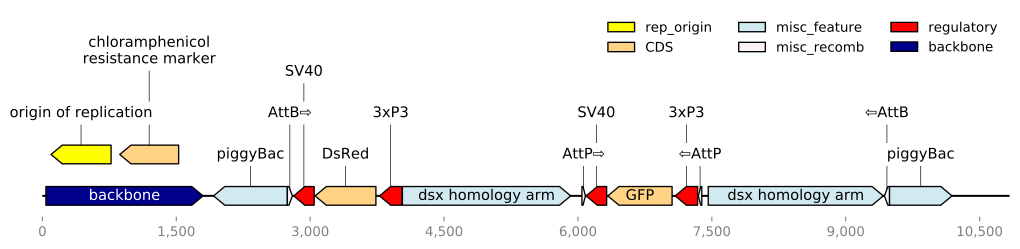

Source code (Python):
from dna_features_viewer import BiopythonTranslator


class CustomTranslator(BiopythonTranslator):

    # Label fields indicates the order in which annotations fields are
    # considered to determine the feature's label
    label_fields = ["label", "note", "name", "gene"]

    def compute_feature_legend_text(self, feature):
        return feature.type
    
    def compute_feature_color(self, feature):
        return {
            "rep_origin": "yellow",
            "CDS": "#ffd383",  # light orange
            "regulatory": "red",
            "misc_recomb": "#fbf3f6",  # pink
            "misc_feature": "#d1e9f1",  # light blue
            "backbone": "darkblue",
        }[feature.type]
    
    def compute_feature_box_color(self, feature):
        return "white"
    
    def compute_feature_box_linewidth(self, feature):
        return 0


translator = CustomTranslator()
graphic_record = translator.translate_record("plasmid.gb")
ax, _ = graphic_record.plot(figure_width=13, strand_in_label_threshold=7)
graphic_record.plot_legend(ax=ax, loc=1, ncol=3, frameon=False)
ax.figure.savefig("A_linear_plot.svg", bbox_inches="tight")
